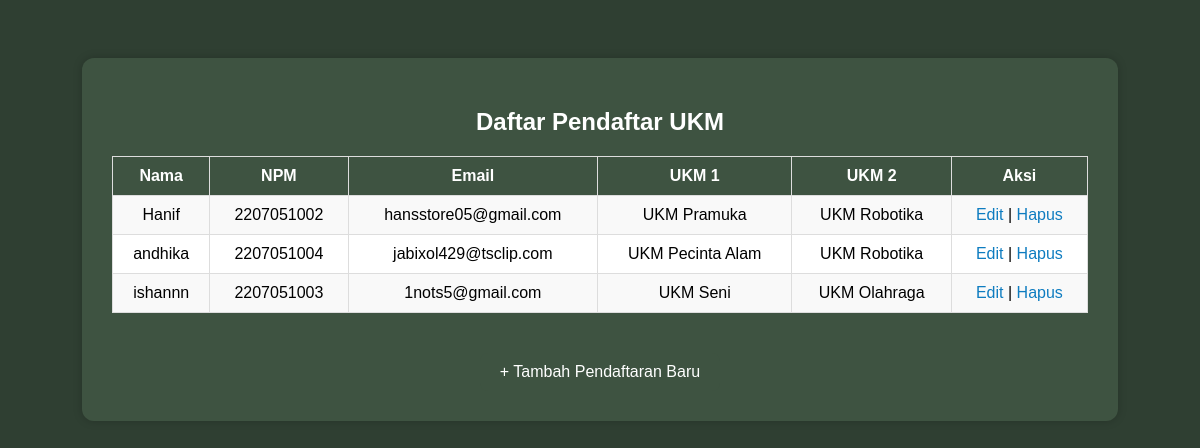
The page /ukm/list_pendaftar.php on the database its author committed.
### tables this page shows
CREATE TABLE `pendaftar` (
  `id` int(11) NOT NULL,
  `nama` varchar(100) NOT NULL,
  `npm` varchar(15) NOT NULL,
  `email` varchar(100) NOT NULL,
  `ukm1` varchar(50) NOT NULL,
  `ukm2` varchar(50) DEFAULT NULL,
  `waktu_daftar` timestamp NOT NULL DEFAULT current_timestamp()
);

### ukm/list_pendaftar.php (the view, shortened to what this page needs)
<!DOCTYPE html>
<html lang="id">
<head>
</head>
<body>
  <div class="box">
    <h2>Daftar Pendaftar UKM</h2>
    <?php
    include 'config/db.php';
    $result = $conn->query("SELECT * FROM pendaftar ORDER BY waktu_daftar DESC");
    if ($result->num_rows > 0) {
      echo "<table>
              <tr>
                <th>Nama</th>
                <th>NPM</th>
                <th>Email</th>
                <th>UKM 1</th>
                <th>UKM 2</th>
                <th>Aksi</th>
              </tr>";
      while ($row = $result->fetch_assoc()) {
          echo "<tr>
                  <td>" . htmlspecialchars($row['nama']) . "</td>
                  <td>{$row['npm']}</td>
                  <td>{$row['email']}</td>
                  <td>{$row['ukm1']}</td>
                  <td>{$row['ukm2']}</td>
                  <td>
                    <a href='edit.php?id={$row['id']}'>Edit</a> |
                    <a href='delete.php?id={$row['id']}' onclick=\"return confirm('Yakin ingin menghapus?');\">Hapus</a>
                  </td>
                </tr>";
      }
      echo "</table>";
    } else {
      echo "<p style='color: #ccc;'>Belum ada data pendaftar.</p>";
    }
    ?>
    <a class="btn-kembali" href="index.php">+ Tambah Pendaftaran Baru</a>
  </div>
</body>
</html>

### ukm/list_pendaftar.php (style rules this page uses)
body { background-color: #2f3f32; color: white; font-family: Arial, sans-serif; text-align: center; padding: 50px; }
.box { background-color: #3e5341; padding: 30px; border-radius: 12px; box-shadow: 0 0 10px rgba(0,0,0,0.2); display: inline-block; width: 90%; max-width: 1000px; }
table { margin: 20px auto; background-color: #ffffff; color: #000; border-collapse: collapse; width: 100%; }
th, td { border: 1px solid #ddd; padding: 10px; }
th { background-color: #3e5341; color: white; }
tr:nth-child(even) { background-color: #f9f9f9; }
a { color: #0e7cc0; text-decoration: none; }
.btn-kembali { margin-top: 20px; display: inline-block; padding: 10px 20px; background-color: #3e5341; color: white; border-radius: 8px; text-decoration: none; }

### rows shown on the page
pendaftar: nama "Hanif", npm "2207051002", email "hansstore05@gmail.com", ukm1 "UKM Pramuka", ukm2 "UKM Robotika"
pendaftar: nama "andhika", npm "2207051004", email "jabixol429@tsclip.com", ukm1 "UKM Pecinta Alam", ukm2 "UKM Robotika"
pendaftar: nama "ishannn", npm "2207051003", email "1nots5@gmail.com", ukm1 "UKM Seni", ukm2 "UKM Olahraga"
